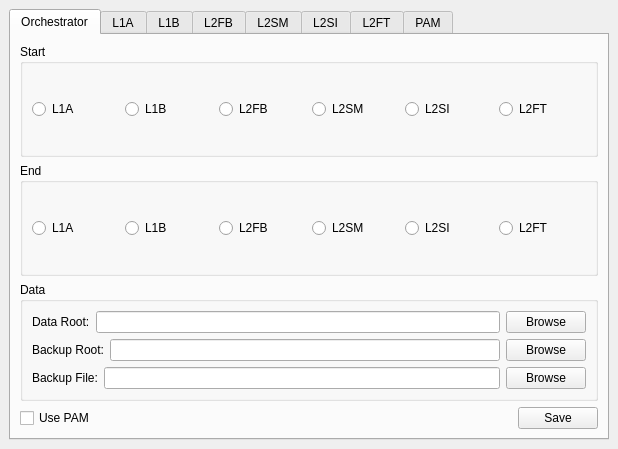
<?xml version="1.0" encoding="UTF-8"?>
<ui version="4.0">
 <class>MainWindow</class>
 <widget class="QMainWindow" name="MainWindow">
  <property name="geometry">
   <rect>
    <x>0</x>
    <y>0</y>
    <width>618</width>
    <height>449</height>
   </rect>
  </property>
  <property name="windowTitle">
   <string>MainWindow</string>
  </property>
  <widget class="QWidget" name="centralwidget">
   <layout class="QHBoxLayout" name="horizontalLayout_8">
    <item>
     <widget class="QTabWidget" name="tabWidget">
      <property name="currentIndex">
       <number>0</number>
      </property>
      <widget class="QWidget" name="orchestrator">
       <property name="enabled">
        <bool>true</bool>
       </property>
       <attribute name="title">
        <string>Orchestrator</string>
       </attribute>
       <layout class="QVBoxLayout" name="verticalLayout_5">
        <item>
         <widget class="QGroupBox" name="start_group">
          <property name="title">
           <string>Start</string>
          </property>
          <layout class="QHBoxLayout" name="horizontalLayout_4">
           <item>
            <layout class="QHBoxLayout" name="horizontalLayout">
             <item>
              <widget class="QRadioButton" name="s_l1a">
               <property name="text">
                <string>L1A</string>
               </property>
               <property name="data" stdset="0">
                <string notr="true">L1_A</string>
               </property>
              </widget>
             </item>
             <item>
              <widget class="QRadioButton" name="s_l1b">
               <property name="text">
                <string>L1B</string>
               </property>
               <property name="data" stdset="0">
                <string notr="true">L1_B</string>
               </property>
              </widget>
             </item>
             <item>
              <widget class="QRadioButton" name="s_l2fb">
               <property name="text">
                <string>L2FB</string>
               </property>
               <property name="data" stdset="0">
                <string notr="true">L2_FB</string>
               </property>
              </widget>
             </item>
             <item>
              <widget class="QRadioButton" name="s_l2sm">
               <property name="text">
                <string>L2SM</string>
               </property>
               <property name="data" stdset="0">
                <string notr="true">L2_SM</string>
               </property>
              </widget>
             </item>
             <item>
              <widget class="QRadioButton" name="s_l2si">
               <property name="text">
                <string>L2SI</string>
               </property>
               <property name="data" stdset="0">
                <string notr="true">L2_SI</string>
               </property>
              </widget>
             </item>
             <item>
              <widget class="QRadioButton" name="s_l2ft">
               <property name="text">
                <string>L2FT</string>
               </property>
               <property name="data" stdset="0">
                <string notr="true">L2_FT</string>
               </property>
              </widget>
             </item>
            </layout>
           </item>
          </layout>
         </widget>
        </item>
        <item>
         <widget class="QGroupBox" name="end_group">
          <property name="title">
           <string>End</string>
          </property>
          <layout class="QHBoxLayout" name="horizontalLayout_5">
           <item>
            <layout class="QHBoxLayout" name="horizontalLayout_2">
             <item>
              <widget class="QRadioButton" name="e_l1a">
               <property name="text">
                <string>L1A</string>
               </property>
               <property name="data" stdset="0">
                <string notr="true">L1_A</string>
               </property>
              </widget>
             </item>
             <item>
              <widget class="QRadioButton" name="e_l1b">
               <property name="text">
                <string>L1B</string>
               </property>
               <property name="data" stdset="0">
                <string notr="true">L1_B</string>
               </property>
              </widget>
             </item>
             <item>
              <widget class="QRadioButton" name="e_l2fb">
               <property name="text">
                <string>L2FB</string>
               </property>
               <property name="data" stdset="0">
                <string notr="true">L2_FB</string>
               </property>
              </widget>
             </item>
             <item>
              <widget class="QRadioButton" name="e_l2sm">
               <property name="text">
                <string>L2SM</string>
               </property>
               <property name="data" stdset="0">
                <string notr="true">L2_SM</string>
               </property>
              </widget>
             </item>
             <item>
              <widget class="QRadioButton" name="e_l2si">
               <property name="text">
                <string>L2SI</string>
               </property>
               <property name="data" stdset="0">
                <string notr="true">L2_SI</string>
               </property>
              </widget>
             </item>
             <item>
              <widget class="QRadioButton" name="e_l2ft">
               <property name="text">
                <string>L2FT</string>
               </property>
               <property name="data" stdset="0">
                <string notr="true">L2_FT</string>
               </property>
              </widget>
             </item>
            </layout>
           </item>
          </layout>
         </widget>
        </item>
        <item>
         <widget class="QGroupBox" name="data_group">
          <property name="title">
           <string>Data</string>
          </property>
          <layout class="QVBoxLayout" name="verticalLayout_4">
           <item>
            <layout class="QVBoxLayout" name="verticalLayout_3">
             <item>
              <layout class="QHBoxLayout" name="horizontalLayout_3">
               <item>
                <widget class="QLabel" name="label_3">
                 <property name="text">
                  <string>Data Root:</string>
                 </property>
                </widget>
               </item>
               <item>
                <widget class="QLineEdit" name="in_dataRoot">
                 <property name="readOnly">
                  <bool>true</bool>
                 </property>
                </widget>
               </item>
               <item>
                <widget class="QPushButton" name="btn_browse_dataRoot">
                 <property name="text">
                  <string>Browse</string>
                 </property>
                </widget>
               </item>
              </layout>
             </item>
             <item>
              <layout class="QHBoxLayout" name="horizontalLayout_9">
               <item>
                <widget class="QLabel" name="label_16">
                 <property name="text">
                  <string>Backup Root:</string>
                 </property>
                </widget>
               </item>
               <item>
                <widget class="QLineEdit" name="in_bkpRoot"/>
               </item>
               <item>
                <widget class="QPushButton" name="btn_browse_bkpRoot">
                 <property name="text">
                  <string>Browse</string>
                 </property>
                </widget>
               </item>
              </layout>
             </item>
             <item>
              <layout class="QHBoxLayout" name="horizontalLayout_6">
               <item>
                <widget class="QLabel" name="label_4">
                 <property name="text">
                  <string>Backup File:</string>
                 </property>
                </widget>
               </item>
               <item>
                <widget class="QLineEdit" name="in_bkpFile">
                 <property name="text">
                  <string/>
                 </property>
                 <property name="readOnly">
                  <bool>true</bool>
                 </property>
                </widget>
               </item>
               <item>
                <widget class="QPushButton" name="btn_browse_bkpFile">
                 <property name="text">
                  <string>Browse</string>
                 </property>
                </widget>
               </item>
              </layout>
             </item>
            </layout>
           </item>
          </layout>
         </widget>
        </item>
        <item>
         <layout class="QHBoxLayout" name="horizontalLayout_7">
          <item>
           <widget class="QCheckBox" name="chk_pam">
            <property name="text">
             <string>Use PAM</string>
            </property>
           </widget>
          </item>
          <item>
           <spacer name="horizontalSpacer">
            <property name="orientation">
             <enum>Qt::Horizontal</enum>
            </property>
            <property name="sizeHint" stdset="0">
             <size>
              <width>40</width>
              <height>20</height>
             </size>
            </property>
           </spacer>
          </item>
          <item>
           <widget class="QPushButton" name="btn_save">
            <property name="text">
             <string>Save</string>
            </property>
           </widget>
          </item>
         </layout>
        </item>
       </layout>
      </widget>
      <widget class="QWidget" name="l1a">
       <attribute name="title">
        <string>L1A</string>
       </attribute>
       <layout class="QVBoxLayout" name="verticalLayout">
        <item>
         <layout class="QGridLayout" name="gridLayout">
          <item row="1" column="0">
           <widget class="QLabel" name="label_2">
            <property name="text">
             <string>Executable:</string>
            </property>
           </widget>
          </item>
          <item row="0" column="0">
           <widget class="QLabel" name="label">
            <property name="text">
             <string>Working Directory:</string>
            </property>
           </widget>
          </item>
          <item row="0" column="1">
           <widget class="QLineEdit" name="in_l1a_wd"/>
          </item>
          <item row="1" column="1">
           <widget class="QLineEdit" name="in_l1a_exe"/>
          </item>
          <item row="2" column="1">
           <widget class="QPushButton" name="btn_l1a_browse">
            <property name="text">
             <string>Browse</string>
            </property>
           </widget>
          </item>
          <item row="2" column="0">
           <widget class="QCheckBox" name="chk_l1a_script">
            <property name="text">
             <string>Script</string>
            </property>
           </widget>
          </item>
         </layout>
        </item>
       </layout>
      </widget>
      <widget class="QWidget" name="l1b">
       <attribute name="title">
        <string>L1B</string>
       </attribute>
       <layout class="QVBoxLayout" name="verticalLayout_11">
        <item>
         <layout class="QGridLayout" name="gridLayout_3">
          <item row="1" column="0">
           <widget class="QLabel" name="label_5">
            <property name="text">
             <string>Executable:</string>
            </property>
           </widget>
          </item>
          <item row="0" column="0">
           <widget class="QLabel" name="label_6">
            <property name="text">
             <string>Working Directory:</string>
            </property>
           </widget>
          </item>
          <item row="0" column="1">
           <widget class="QLineEdit" name="in_l1b_wd"/>
          </item>
          <item row="1" column="1">
           <widget class="QLineEdit" name="in_l1b_exe"/>
          </item>
          <item row="2" column="1">
           <widget class="QPushButton" name="btn_l1b_browse">
            <property name="text">
             <string>Browse</string>
            </property>
           </widget>
          </item>
          <item row="2" column="0">
           <widget class="QCheckBox" name="chk_l1b_script">
            <property name="text">
             <string>Script</string>
            </property>
           </widget>
          </item>
         </layout>
        </item>
       </layout>
      </widget>
      <widget class="QWidget" name="l2fb">
       <attribute name="title">
        <string>L2FB</string>
       </attribute>
       <layout class="QVBoxLayout" name="verticalLayout_10">
        <item>
         <layout class="QGridLayout" name="gridLayout_4">
          <item row="1" column="0">
           <widget class="QLabel" name="label_7">
            <property name="text">
             <string>Executable:</string>
            </property>
           </widget>
          </item>
          <item row="0" column="0">
           <widget class="QLabel" name="label_8">
            <property name="text">
             <string>Working Directory:</string>
            </property>
           </widget>
          </item>
          <item row="0" column="1">
           <widget class="QLineEdit" name="in_l2fb_wd"/>
          </item>
          <item row="1" column="1">
           <widget class="QLineEdit" name="in_l2fb_exe"/>
          </item>
          <item row="2" column="1">
           <widget class="QPushButton" name="btn_l2fb_browse">
            <property name="text">
             <string>Browse</string>
            </property>
           </widget>
          </item>
          <item row="2" column="0">
           <widget class="QCheckBox" name="chk_l2fb_script">
            <property name="text">
             <string>Script</string>
            </property>
           </widget>
          </item>
         </layout>
        </item>
       </layout>
      </widget>
      <widget class="QWidget" name="l2sm">
       <attribute name="title">
        <string>L2SM</string>
       </attribute>
       <layout class="QVBoxLayout" name="verticalLayout_9">
        <item>
         <layout class="QGridLayout" name="gridLayout_5">
          <item row="1" column="0">
           <widget class="QLabel" name="label_9">
            <property name="text">
             <string>Executable:</string>
            </property>
           </widget>
          </item>
          <item row="0" column="0">
           <widget class="QLabel" name="label_10">
            <property name="text">
             <string>Working Directory:</string>
            </property>
           </widget>
          </item>
          <item row="0" column="1">
           <widget class="QLineEdit" name="in_l2sm_wd"/>
          </item>
          <item row="1" column="1">
           <widget class="QLineEdit" name="in_l2sm_exe"/>
          </item>
          <item row="2" column="1">
           <widget class="QPushButton" name="btn_l2sm_browse">
            <property name="text">
             <string>Browse</string>
            </property>
           </widget>
          </item>
          <item row="2" column="0">
           <widget class="QCheckBox" name="chk_l2sm_script">
            <property name="text">
             <string>Script</string>
            </property>
           </widget>
          </item>
         </layout>
        </item>
       </layout>
      </widget>
      <widget class="QWidget" name="l2si">
       <attribute name="title">
        <string>L2SI</string>
       </attribute>
       <layout class="QVBoxLayout" name="verticalLayout_8">
        <item>
         <layout class="QGridLayout" name="gridLayout_6">
          <item row="1" column="0">
           <widget class="QLabel" name="label_11">
            <property name="text">
             <string>Executable:</string>
            </property>
           </widget>
          </item>
          <item row="0" column="0">
           <widget class="QLabel" name="label_12">
            <property name="text">
             <string>Working Directory:</string>
            </property>
           </widget>
          </item>
          <item row="0" column="1">
           <widget class="QLineEdit" name="in_l2si_wd"/>
          </item>
          <item row="1" column="1">
           <widget class="QLineEdit" name="in_l2si_exe"/>
          </item>
          <item row="2" column="1">
           <widget class="QPushButton" name="btn_l2si_browse">
            <property name="text">
             <string>Browse</string>
            </property>
           </widget>
          </item>
          <item row="2" column="0">
           <widget class="QCheckBox" name="chk_l2si_script">
            <property name="text">
             <string>Script</string>
            </property>
           </widget>
          </item>
         </layout>
        </item>
       </layout>
      </widget>
      <widget class="QWidget" name="l2ft">
       <attribute name="title">
        <string>L2FT</string>
       </attribute>
       <layout class="QVBoxLayout" name="verticalLayout_7">
        <item>
         <layout class="QGridLayout" name="gridLayout_7">
          <item row="1" column="0">
           <widget class="QLabel" name="label_13">
            <property name="text">
             <string>Executable:</string>
            </property>
           </widget>
          </item>
          <item row="0" column="0">
           <widget class="QLabel" name="label_14">
            <property name="text">
             <string>Working Directory:</string>
            </property>
           </widget>
          </item>
          <item row="0" column="1">
           <widget class="QLineEdit" name="in_l2ft_wd"/>
          </item>
          <item row="1" column="1">
           <widget class="QLineEdit" name="in_l2ft_exe"/>
          </item>
          <item row="2" column="1">
           <widget class="QPushButton" name="btn_l2ft_browse">
            <property name="text">
             <string>Browse</string>
            </property>
           </widget>
          </item>
          <item row="2" column="0">
           <widget class="QCheckBox" name="chk_l2ft_script">
            <property name="text">
             <string>Script</string>
            </property>
           </widget>
          </item>
         </layout>
        </item>
       </layout>
      </widget>
      <widget class="QWidget" name="pam">
       <attribute name="title">
        <string>PAM</string>
       </attribute>
       <layout class="QVBoxLayout" name="verticalLayout_2">
        <item>
         <layout class="QGridLayout" name="gridLayout_8">
          <item row="1" column="0">
           <widget class="QLabel" name="label_15">
            <property name="text">
             <string>Executable:</string>
            </property>
           </widget>
          </item>
          <item row="0" column="0">
           <widget class="QLabel" name="label_17">
            <property name="text">
             <string>Working Directory:</string>
            </property>
           </widget>
          </item>
          <item row="0" column="1">
           <widget class="QLineEdit" name="in_pam_wd"/>
          </item>
          <item row="1" column="1">
           <widget class="QLineEdit" name="in_pam_exe"/>
          </item>
          <item row="2" column="1">
           <widget class="QPushButton" name="btn_pam_browse">
            <property name="text">
             <string>Browse</string>
            </property>
           </widget>
          </item>
          <item row="2" column="0">
           <widget class="QCheckBox" name="chk_pam_script">
            <property name="text">
             <string>Script</string>
            </property>
           </widget>
          </item>
         </layout>
        </item>
       </layout>
      </widget>
     </widget>
    </item>
   </layout>
  </widget>
 </widget>
 <resources/>
 <connections/>
</ui>
